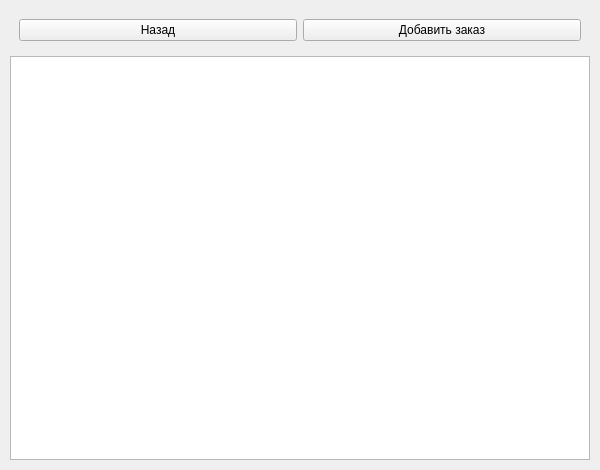
<?xml version="1.0" encoding="UTF-8"?>
<ui version="4.0">
 <class>Orders</class>
 <widget class="QWidget" name="Orders">
  <property name="geometry">
   <rect>
    <x>0</x>
    <y>0</y>
    <width>600</width>
    <height>470</height>
   </rect>
  </property>
  <property name="windowTitle">
   <string>Заказы</string>
  </property>
  <layout class="QVBoxLayout" name="verticalLayout">
   <property name="leftMargin"><number>10</number></property>
   <property name="topMargin"><number>10</number></property>
   <property name="rightMargin"><number>10</number></property>
   <property name="bottomMargin"><number>10</number></property>
   <item>
    <widget class="QFrame" name="frame">
     <layout class="QHBoxLayout" name="horizontalLayout" stretch="1,1">
      <item>
       <widget class="QPushButton" name="btnBack">
        <property name="text"><string>Назад</string></property>
       </widget>
      </item>
      <item>
       <widget class="QPushButton" name="btnAddOrder">
        <property name="text"><string>Добавить заказ</string></property>
       </widget>
      </item>
     </layout>
    </widget>
   </item>
   <item>
    <widget class="QTableView" name="tblOrders">
     <property name="accessibleName"><string>Список заказов</string></property>
     <property name="editTriggers"><set>QAbstractItemView::EditTrigger::NoEditTriggers</set></property>
     <property name="selectionMode"><enum>QAbstractItemView::SelectionMode::SingleSelection</enum></property>
     <property name="selectionBehavior"><enum>QAbstractItemView::SelectionBehavior::SelectRows</enum></property>
     <attribute name="verticalHeaderVisible"><bool>false</bool></attribute>
    </widget>
   </item>
  </layout>
 </widget>
 <tabstops>
  <tabstop>btnBack</tabstop>
  <tabstop>btnAddOrder</tabstop>
  <tabstop>tblOrders</tabstop>
 </tabstops>
 <resources/>
 <connections/>
</ui>
